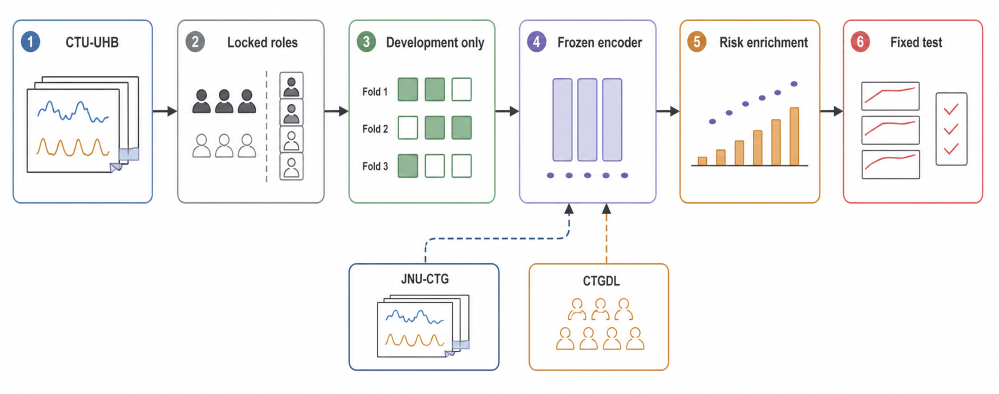
#> input picture releases/r5_jnu_fig1v2_20260829/figures/source_assets/Figure_1A_image2_workflow_source.png, 1997 x 787 px, found by its file name (shown at 1/2 size)
$ python prepare_image2_panels.py
#> lines starting #> are read from the running program, lines starting #| are printed output that depends on the picture; after the words box and inside, x2 and y2 are one past the last pixel; in counts of white or black regions, pixels touching at a corner belong together
#> in render_panel, generated is the input picture: PIL image 1997x787 RGB; mean R, G, B 245.6, 245, 244.9
from __future__ import annotations

# SOURCE_CODE_FIRST evidence for A/B is the retained Image2 source artwork in
# image2_sources/ plus this deterministic crop, direction-correction, and exact
# metadata overlay script.

import csv
from pathlib import Path

import matplotlib as mpl

mpl.use("Agg")
import matplotlib.pyplot as plt
import numpy as np
from PIL import Image, ImageDraw


SCRIPT = Path(__file__).resolve()
REDRAW_ROOT = SCRIPT.parents[1]
SOURCE_ROOT = REDRAW_ROOT / "image2_sources"
MM = 1.0 / 25.4


def setup_style() -> None:
    mpl.rcParams.update(
        {
            "font.family": "sans-serif",
            "font.sans-serif": ["Arial", "Liberation Sans", "DejaVu Sans"],
            "font.size": 7,
            "pdf.fonttype": 42,
            "ps.fonttype": 42,
            "svg.fonttype": "none",
            "savefig.facecolor": "white",
        }
    )


def crop_white_margin(image: Image.Image, margin: int = 26) -> Image.Image:
    rgb = np.asarray(image.convert("RGB"))
    nonwhite = np.min(rgb, axis=2) < 247
    ys, xs = np.where(nonwhite)
    if len(xs) == 0:
        return image.copy()
    x0 = max(0, int(xs.min()) - margin)
    x1 = min(image.width, int(xs.max()) + margin + 1)
    y0 = max(0, int(ys.min()) - margin)
    y1 = min(image.height, int(ys.max()) + margin + 1)
    return image.crop((x0, y0, x1, y1))


def correct_panel_a_ctgdl_direction(image: Image.Image) -> Image.Image:
    """Reverse the generated CTGDL branch so the frozen encoder is applied outward."""
    fixed = image.convert("RGB").copy()
    draw = ImageDraw.Draw(fixed)
    x = int(round(fixed.width * 0.607))
#> x = 1212
    y0 = int(round(fixed.height * 0.515))
#> y0 = 405
    y1 = int(round(fixed.height * 0.661))
#> y1 = 520
    draw.rectangle((x - 11, y0 - 4, x + 11, y1 + 4), fill="white")
    color = "#C9832E"
    for y in range(y0, y1 - 16, 16):
        draw.line((x, y, x, min(y + 9, y1 - 16)), fill=color, width=3)
    draw.polygon(((x, y1), (x - 8, y1 - 13), (x + 8, y1 - 13)), fill=color)
    return fixed


def render_panel(
    panel: str,
    source_name: str,
    title: str,
    subtitle: str,
) -> dict[str, str | int | float]:
    output_dir = REDRAW_ROOT / "outputs" / panel
    output_dir.mkdir(parents=True, exist_ok=True)
    source = SOURCE_ROOT / source_name
    generated = Image.open(source)
    if panel == "A":
        generated = correct_panel_a_ctgdl_direction(generated)
    artwork = crop_white_margin(generated)
#> in crop_white_margin, `nonwhite = np.min(rgb, axis=2) < 247`:
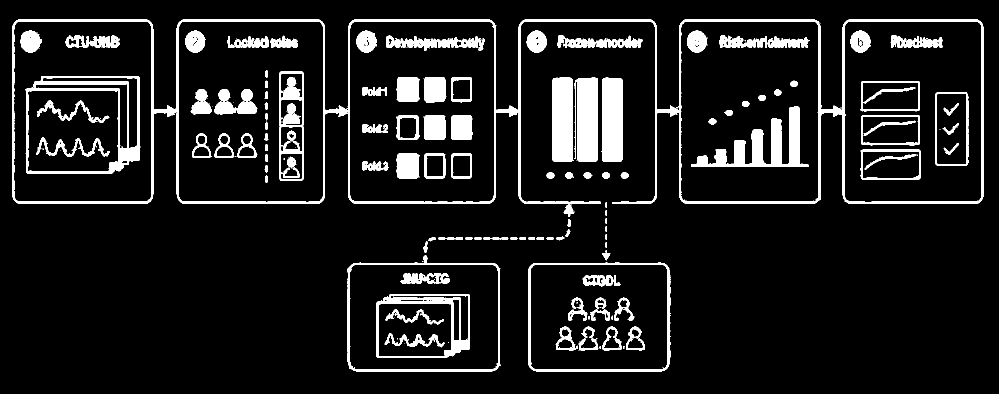
#> nonwhite: shape (787, 1997) bool (shown at 1/2 size); 9.9% white; 539 white regions (371 under 20 px), largest, box (x1, y1, x2, y2) and area: (24, 38, 1967, 433) 36778, (1382, 213, 1617, 334) 8772, (52, 152, 279, 347) 7353
#> in crop_white_margin, `x0 = max(0, int(xs.min()) - margin)`: x0 = 0
#> in crop_white_margin, `x1 = min(image.width, int(xs.max()) + margin + 1)`: x1 = 1993
#> in crop_white_margin, `y0 = max(0, int(ys.min()) - margin)`: y0 = 12
#> in crop_white_margin, `y1 = min(image.height, int(ys.max()) + margin + 1)`: y1 = 769
#> in crop_white_margin, `return image.crop((x0, y0, x1, y1))`:
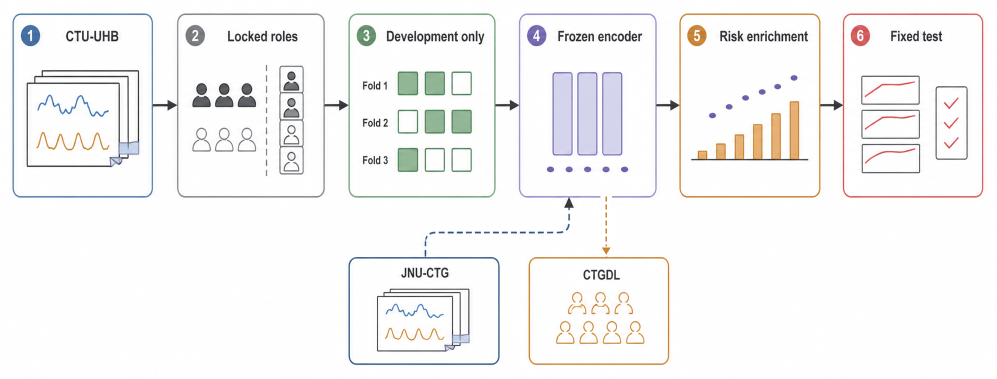
#> returned value: PIL image 1993x757 RGB (shown at 1/2 size); mean R, G, B 245.3, 244.6, 244.5
    cropped = output_dir / f"Figure_1{panel}_image2_artwork_cropped.png"
    artwork.save(cropped, dpi=(300, 300))

    width_mm = 180.0
    art_width_mm = 176.0
    title_height_mm = 10.0
    art_height_mm = art_width_mm * artwork.height / artwork.width
#> art_height_mm = 66.85
    height_mm = title_height_mm + art_height_mm + 1.5
#> height_mm = 78.35

    fig = plt.figure(figsize=(width_mm * MM, height_mm * MM), facecolor="white")
    fig.text(0.006, 0.975, panel, ha="left", va="top", fontsize=8, fontweight="bold", color="#2F3136")
    fig.text(0.038, 0.975, title, ha="left", va="top", fontsize=8, fontweight="bold", color="#2F3136")
    fig.text(0.038, 0.925, subtitle, ha="left", va="top", fontsize=6.2, color="#666A70")
    ax = fig.add_axes(
        [
            (width_mm - art_width_mm) / (2 * width_mm),
            1.5 / height_mm,
            art_width_mm / width_mm,
            art_height_mm / height_mm,
        ]
    )
    ax.imshow(artwork)
    ax.axis("off")

    stem = f"Figure_1{panel}_image2_{'workflow' if panel == 'A' else 'ssl'}"
    paths = {}
    for ext in ("png", "pdf", "svg"):
        path = output_dir / f"{stem}.{ext}"
        fig.savefig(path, dpi=300 if ext == "png" else None)
        paths[ext] = str(path)
    plt.close(fig)
    return {
        "panel": panel,
        "source": str(source),
        "cropped_source": str(cropped),
        "source_width_px": artwork.width,
        "source_height_px": artwork.height,
        "render_width_mm": width_mm,
        "render_height_mm": round(height_mm, 3),
        **paths,
    }


def main() -> None:
    setup_style()
    records = [
        render_panel(
            "A",
            "Figure_1A_image2_workflow_source.png",
            "Leakage-aware public CTG workflow",
            "Development-only selection; the historically exposed fixed test remains exploratory.",
        ),
        render_panel(
            "B",
            "Figure_1B_image2_ssl_source.png",
            "Frozen PatchTST-style CTG encoder",
            "10-min, 4-Hz windows | patch length 80 | d_model 48 | 2 layers | 4 heads",
        ),
    ]
#> call 2 of render_panel, with panel = 'B', source_name = 'Figure_1B_image2_ssl_source.png', title = 'Frozen PatchTST-style CTG encoder'
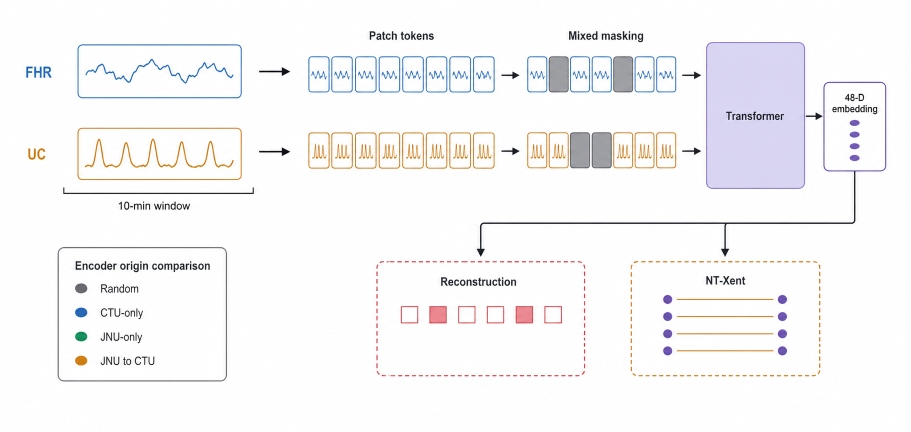
#> input picture releases/r5_jnu_fig1v2_20260829/figures/source_assets/Figure_1B_image2_ssl_source.png, 1821 x 864 px, found by its file name (shown at 1/2 size)
#> in render_panel, generated is the input picture: PIL image 1821x864 RGB; mean R, G, B 246.9, 245.9, 247
#> call 2 of crop_white_margin, with margin = 26
#> in crop_white_margin (call 2), `nonwhite = np.min(rgb, axis=2) < 247`:
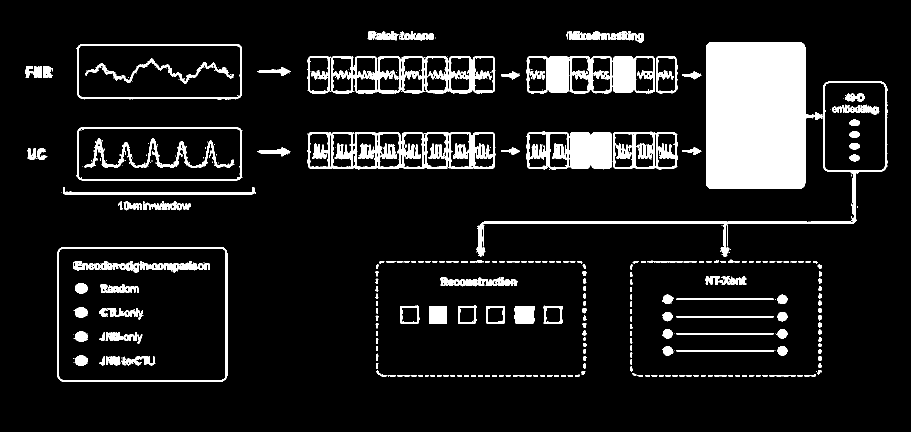
#> nonwhite: shape (864, 1821) bool (shown at 1/2 size); 10.2% white; 847 white regions (510 under 20 px), largest, box (x1, y1, x2, y2) and area: (953, 84, 1773, 514) 65743, (615, 264, 990, 340) 7304, (1054, 262, 1181, 339) 4357
#> in crop_white_margin (call 2), `x0 = max(0, int(xs.min()) - margin)`: x0 = 24
#> in crop_white_margin (call 2), `x1 = min(image.width, int(xs.max()) + margin + 1)`: x1 = 1801
#> in crop_white_margin (call 2), `y0 = max(0, int(ys.min()) - margin)`: y0 = 36
#> in crop_white_margin (call 2), `y1 = min(image.height, int(ys.max()) + margin + 1)`: y1 = 789
#> in crop_white_margin (call 2), `return image.crop((x0, y0, x1, y1))`:
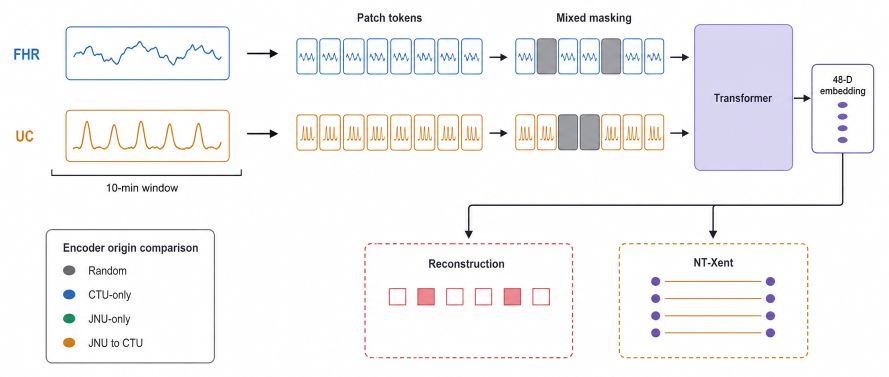
#> returned value: PIL image 1777x753 RGB (shown at 1/2 size); mean R, G, B 245.6, 244.5, 245.7
    ledger = REDRAW_ROOT / "intermediate_tables" / "image2_panel_asset_ledger.tsv"
    ledger.parent.mkdir(parents=True, exist_ok=True)
    with ledger.open("w", encoding="utf-8", newline="") as handle:
        writer = csv.DictWriter(handle, fieldnames=list(records[0]), delimiter="\t")
        writer.writeheader()
        writer.writerows(records)


if __name__ == "__main__":
    main()
